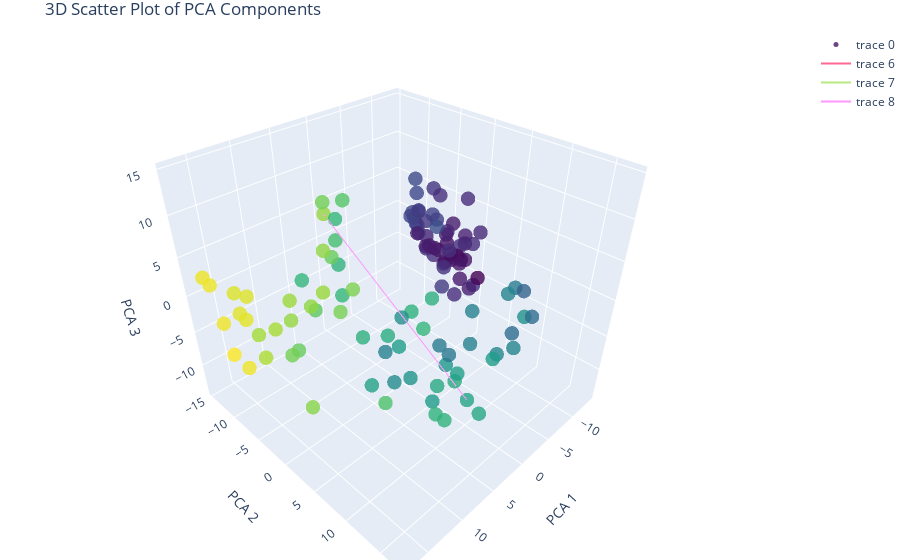

Notebook source saved alongside this figure:
### Code cell
fig.add_scatter3d(
x=z[:, 0][rec._art_indices],  # First PCA component
y=z[:, 1][rec._art_indices],  # Second PCA component
z=z[:, 2][rec._art_indices],  # Third PCA component
mode='lines',
marker=dict(
size=5,
color=z[:, 0],  # Color the points by the third PCA component for visual depth
colorscale='Viridis',  # Color scale
opacity=0.8,
       
),
    )
fig.show()
rec._art_indices
